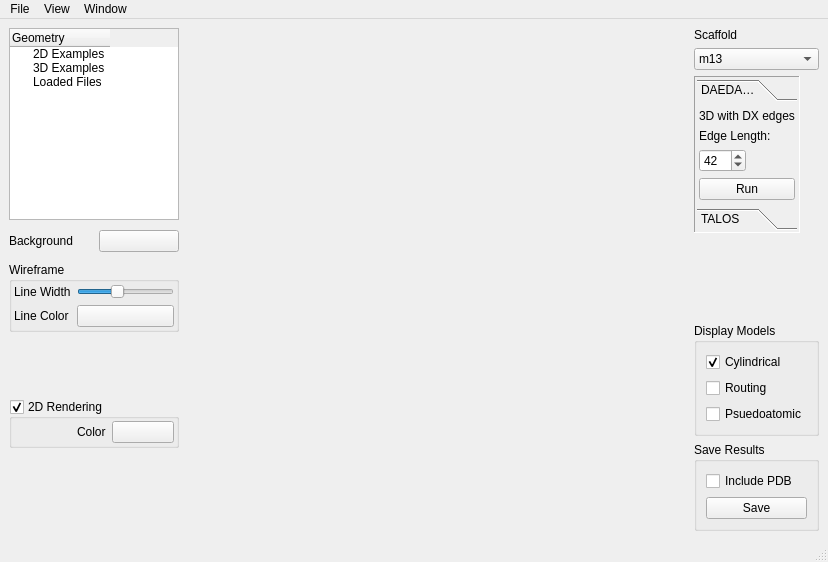
<?xml version="1.0" encoding="UTF-8"?>
<ui version="4.0">
 <class>AthenaMainWindow</class>
 <widget class="QMainWindow" name="AthenaMainWindow">
  <property name="geometry">
   <rect>
    <x>0</x>
    <y>0</y>
    <width>828</width>
    <height>562</height>
   </rect>
  </property>
  <property name="sizePolicy">
   <sizepolicy hsizetype="Maximum" vsizetype="Maximum">
    <horstretch>0</horstretch>
    <verstretch>0</verstretch>
   </sizepolicy>
  </property>
  <property name="windowTitle">
   <string>Athena</string>
  </property>
  <property name="statusTip">
   <string/>
  </property>
  <widget class="QWidget" name="centralwidget">
   <property name="sizePolicy">
    <sizepolicy hsizetype="MinimumExpanding" vsizetype="MinimumExpanding">
     <horstretch>0</horstretch>
     <verstretch>0</verstretch>
    </sizepolicy>
   </property>
   <layout class="QGridLayout" name="gridLayout">
    <item row="0" column="0">
     <layout class="QVBoxLayout" name="verticalLayout">
      <item>
       <layout class="QHBoxLayout" name="upperLayout">
        <item>
         <widget class="QWidget" name="inputSidebar" native="true">
          <layout class="QVBoxLayout" name="inputSidebarLayout" stretch="0,0,0,0,1">
           <property name="spacing">
            <number>10</number>
           </property>
           <property name="leftMargin">
            <number>0</number>
           </property>
           <property name="topMargin">
            <number>0</number>
           </property>
           <property name="rightMargin">
            <number>0</number>
           </property>
           <property name="bottomMargin">
            <number>0</number>
           </property>
           <item>
            <widget class="FileSelectionTreeWidget" name="geometryList">
             <property name="sizePolicy">
              <sizepolicy hsizetype="Maximum" vsizetype="Expanding">
               <horstretch>0</horstretch>
               <verstretch>0</verstretch>
              </sizepolicy>
             </property>
             <property name="maximumSize">
              <size>
               <width>180</width>
               <height>16777215</height>
              </size>
             </property>
             <property name="horizontalScrollBarPolicy">
              <enum>Qt::ScrollBarAsNeeded</enum>
             </property>
             <property name="editTriggers">
              <set>QAbstractItemView::NoEditTriggers</set>
             </property>
             <property name="showDropIndicator" stdset="0">
              <bool>false</bool>
             </property>
             <property name="textElideMode">
              <enum>Qt::ElideNone</enum>
             </property>
             <attribute name="headerShowSortIndicator" stdset="0">
              <bool>false</bool>
             </attribute>
             <attribute name="headerStretchLastSection">
              <bool>false</bool>
             </attribute>
             <column>
              <property name="text">
               <string>Geometry</string>
              </property>
             </column>
             <item>
              <property name="text">
               <string>2D Examples</string>
              </property>
              <property name="flags">
               <set>ItemIsEnabled</set>
              </property>
             </item>
             <item>
              <property name="text">
               <string>3D Examples</string>
              </property>
              <property name="flags">
               <set>ItemIsEnabled</set>
              </property>
             </item>
             <item>
              <property name="text">
               <string>Loaded Files</string>
              </property>
              <property name="statusTip">
               <string/>
              </property>
              <property name="whatsThis">
               <string>Load custom files by choosing Load from the File menu</string>
              </property>
              <property name="flags">
               <set>ItemIsEnabled</set>
              </property>
             </item>
            </widget>
           </item>
           <item>
            <layout class="QHBoxLayout" name="horizontalLayout_4">
             <property name="topMargin">
              <number>0</number>
             </property>
             <property name="bottomMargin">
              <number>0</number>
             </property>
             <item>
              <widget class="QLabel" name="label_3">
               <property name="text">
                <string>Background</string>
               </property>
              </widget>
             </item>
             <item>
              <widget class="ColorButton" name="bgColorButton">
               <property name="text">
                <string/>
               </property>
              </widget>
             </item>
            </layout>
           </item>
           <item>
            <widget class="QGroupBox" name="groupBox">
             <property name="sizePolicy">
              <sizepolicy hsizetype="Maximum" vsizetype="Preferred">
               <horstretch>0</horstretch>
               <verstretch>0</verstretch>
              </sizepolicy>
             </property>
             <property name="minimumSize">
              <size>
               <width>170</width>
               <height>0</height>
              </size>
             </property>
             <property name="title">
              <string>Wireframe</string>
             </property>
             <property name="flat">
              <bool>true</bool>
             </property>
             <layout class="QGridLayout" name="gridLayout_3">
              <property name="leftMargin">
               <number>2</number>
              </property>
              <property name="topMargin">
               <number>2</number>
              </property>
              <property name="rightMargin">
               <number>2</number>
              </property>
              <property name="bottomMargin">
               <number>2</number>
              </property>
              <item row="2" column="0">
               <widget class="QLabel" name="label_15">
                <property name="sizePolicy">
                 <sizepolicy hsizetype="Maximum" vsizetype="Preferred">
                  <horstretch>0</horstretch>
                  <verstretch>0</verstretch>
                 </sizepolicy>
                </property>
                <property name="text">
                 <string>Line Color</string>
                </property>
               </widget>
              </item>
              <item row="0" column="1">
               <widget class="QSlider" name="lineWidthSlider">
                <property name="sizePolicy">
                 <sizepolicy hsizetype="Minimum" vsizetype="Fixed">
                  <horstretch>0</horstretch>
                  <verstretch>0</verstretch>
                 </sizepolicy>
                </property>
                <property name="minimum">
                 <number>-10</number>
                </property>
                <property name="maximum">
                 <number>40</number>
                </property>
                <property name="value">
                 <number>10</number>
                </property>
                <property name="orientation">
                 <enum>Qt::Horizontal</enum>
                </property>
                <property name="invertedAppearance">
                 <bool>false</bool>
                </property>
               </widget>
              </item>
              <item row="2" column="1">
               <widget class="ColorButton" name="lineColorButton">
                <property name="sizePolicy">
                 <sizepolicy hsizetype="MinimumExpanding" vsizetype="Fixed">
                  <horstretch>0</horstretch>
                  <verstretch>0</verstretch>
                 </sizepolicy>
                </property>
                <property name="text">
                 <string/>
                </property>
               </widget>
              </item>
              <item row="0" column="0">
               <widget class="QLabel" name="label_2">
                <property name="sizePolicy">
                 <sizepolicy hsizetype="Maximum" vsizetype="Preferred">
                  <horstretch>0</horstretch>
                  <verstretch>0</verstretch>
                 </sizepolicy>
                </property>
                <property name="text">
                 <string>Line Width</string>
                </property>
               </widget>
              </item>
             </layout>
            </widget>
           </item>
           <item>
            <widget class="AutoResizingStackedWidget" name="renderControls">
             <property name="sizePolicy">
              <sizepolicy hsizetype="Fixed" vsizetype="Maximum">
               <horstretch>0</horstretch>
               <verstretch>0</verstretch>
              </sizepolicy>
             </property>
             <property name="frameShape">
              <enum>QFrame::NoFrame</enum>
             </property>
             <property name="currentIndex">
              <number>0</number>
             </property>
             <widget class="QWidget" name="controls_2D_container">
              <property name="sizePolicy">
               <sizepolicy hsizetype="Maximum" vsizetype="Expanding">
                <horstretch>0</horstretch>
                <verstretch>0</verstretch>
               </sizepolicy>
              </property>
              <property name="minimumSize">
               <size>
                <width>0</width>
                <height>0</height>
               </size>
              </property>
              <layout class="QHBoxLayout" name="horizontalLayout">
               <property name="spacing">
                <number>2</number>
               </property>
               <property name="leftMargin">
                <number>0</number>
               </property>
               <property name="topMargin">
                <number>0</number>
               </property>
               <property name="rightMargin">
                <number>0</number>
               </property>
               <property name="bottomMargin">
                <number>0</number>
               </property>
               <item>
                <widget class="QGroupBox" name="controls_2D">
                 <property name="sizePolicy">
                  <sizepolicy hsizetype="Maximum" vsizetype="Maximum">
                   <horstretch>1</horstretch>
                   <verstretch>0</verstretch>
                  </sizepolicy>
                 </property>
                 <property name="minimumSize">
                  <size>
                   <width>170</width>
                   <height>0</height>
                  </size>
                 </property>
                 <property name="styleSheet">
                  <string notr="true"/>
                 </property>
                 <property name="title">
                  <string>2D Rendering</string>
                 </property>
                 <property name="alignment">
                  <set>Qt::AlignLeading|Qt::AlignLeft|Qt::AlignTop</set>
                 </property>
                 <property name="flat">
                  <bool>true</bool>
                 </property>
                 <property name="checkable">
                  <bool>true</bool>
                 </property>
                 <layout class="QGridLayout" name="gridLayout_2" columnstretch="0,0,0">
                  <property name="leftMargin">
                   <number>2</number>
                  </property>
                  <property name="topMargin">
                   <number>2</number>
                  </property>
                  <property name="rightMargin">
                   <number>2</number>
                  </property>
                  <property name="bottomMargin">
                   <number>2</number>
                  </property>
                  <item row="0" column="2">
                   <widget class="ColorButton" name="flatColorButton">
                    <property name="sizePolicy">
                     <sizepolicy hsizetype="MinimumExpanding" vsizetype="Fixed">
                      <horstretch>0</horstretch>
                      <verstretch>0</verstretch>
                     </sizepolicy>
                    </property>
                    <property name="text">
                     <string/>
                    </property>
                   </widget>
                  </item>
                  <item row="0" column="1">
                   <widget class="QLabel" name="label_16">
                    <property name="text">
                     <string>Color</string>
                    </property>
                   </widget>
                  </item>
                  <item row="0" column="0">
                   <spacer name="horizontalSpacer">
                    <property name="orientation">
                     <enum>Qt::Horizontal</enum>
                    </property>
                    <property name="sizeHint" stdset="0">
                     <size>
                      <width>40</width>
                      <height>20</height>
                     </size>
                    </property>
                   </spacer>
                  </item>
                 </layout>
                </widget>
               </item>
              </layout>
             </widget>
             <widget class="QWidget" name="controls_3D_container">
              <property name="sizePolicy">
               <sizepolicy hsizetype="Fixed" vsizetype="Minimum">
                <horstretch>0</horstretch>
                <verstretch>0</verstretch>
               </sizepolicy>
              </property>
              <layout class="QHBoxLayout" name="horizontalLayout_2">
               <property name="spacing">
                <number>2</number>
               </property>
               <property name="leftMargin">
                <number>0</number>
               </property>
               <property name="topMargin">
                <number>0</number>
               </property>
               <property name="rightMargin">
                <number>0</number>
               </property>
               <property name="bottomMargin">
                <number>0</number>
               </property>
               <item>
                <widget class="QGroupBox" name="controls_3D">
                 <property name="sizePolicy">
                  <sizepolicy hsizetype="Fixed" vsizetype="Preferred">
                   <horstretch>0</horstretch>
                   <verstretch>0</verstretch>
                  </sizepolicy>
                 </property>
                 <property name="minimumSize">
                  <size>
                   <width>170</width>
                   <height>0</height>
                  </size>
                 </property>
                 <property name="title">
                  <string>3D Rendering</string>
                 </property>
                 <property name="alignment">
                  <set>Qt::AlignLeading|Qt::AlignLeft|Qt::AlignVCenter</set>
                 </property>
                 <property name="flat">
                  <bool>true</bool>
                 </property>
                 <property name="checkable">
                  <bool>true</bool>
                 </property>
                 <property name="checked">
                  <bool>true</bool>
                 </property>
                 <layout class="QGridLayout" name="gridLayout_4" rowstretch="0,0,0,0,0" columnstretch="0,0" columnminimumwidth="0,0">
                  <property name="sizeConstraint">
                   <enum>QLayout::SetDefaultConstraint</enum>
                  </property>
                  <property name="leftMargin">
                   <number>2</number>
                  </property>
                  <property name="topMargin">
                   <number>2</number>
                  </property>
                  <property name="rightMargin">
                   <number>2</number>
                  </property>
                  <property name="bottomMargin">
                   <number>2</number>
                  </property>
                  <item row="0" column="1">
                   <widget class="QSlider" name="alphaSlider">
                    <property name="sizePolicy">
                     <sizepolicy hsizetype="Maximum" vsizetype="Fixed">
                      <horstretch>0</horstretch>
                      <verstretch>0</verstretch>
                     </sizepolicy>
                    </property>
                    <property name="maximumSize">
                     <size>
                      <width>60</width>
                      <height>16777215</height>
                     </size>
                    </property>
                    <property name="maximum">
                     <number>255</number>
                    </property>
                    <property name="value">
                     <number>255</number>
                    </property>
                    <property name="orientation">
                     <enum>Qt::Horizontal</enum>
                    </property>
                    <property name="invertedAppearance">
                     <bool>true</bool>
                    </property>
                    <property name="invertedControls">
                     <bool>false</bool>
                    </property>
                   </widget>
                  </item>
                  <item row="1" column="0" rowspan="2">
                   <widget class="QLabel" name="label_14">
                    <property name="text">
                     <string>Light Direction</string>
                    </property>
                   </widget>
                  </item>
                  <item row="3" column="1">
                   <widget class="ColorButton" name="coolColorButton">
                    <property name="text">
                     <string/>
                    </property>
                   </widget>
                  </item>
                  <item row="1" column="1" rowspan="2">
                   <widget class="QDial" name="lightDial">
                    <property name="sizePolicy">
                     <sizepolicy hsizetype="Fixed" vsizetype="Fixed">
                      <horstretch>0</horstretch>
                      <verstretch>0</verstretch>
                     </sizepolicy>
                    </property>
                    <property name="minimumSize">
                     <size>
                      <width>40</width>
                      <height>40</height>
                     </size>
                    </property>
                    <property name="maximumSize">
                     <size>
                      <width>60</width>
                      <height>60</height>
                     </size>
                    </property>
                    <property name="minimum">
                     <number>-180</number>
                    </property>
                    <property name="maximum">
                     <number>180</number>
                    </property>
                    <property name="value">
                     <number>0</number>
                    </property>
                    <property name="orientation">
                     <enum>Qt::Horizontal</enum>
                    </property>
                    <property name="invertedAppearance">
                     <bool>true</bool>
                    </property>
                    <property name="wrapping">
                     <bool>true</bool>
                    </property>
                    <property name="notchTarget">
                     <double>7.700000000000000</double>
                    </property>
                    <property name="notchesVisible">
                     <bool>false</bool>
                    </property>
                   </widget>
                  </item>
                  <item row="0" column="0">
                   <widget class="QLabel" name="label_4">
                    <property name="text">
                     <string>Transparency</string>
                    </property>
                   </widget>
                  </item>
                  <item row="4" column="1">
                   <widget class="ColorButton" name="warmColorButton">
                    <property name="text">
                     <string/>
                    </property>
                   </widget>
                  </item>
                  <item row="3" column="0">
                   <widget class="QLabel" name="label_8">
                    <property name="text">
                     <string>Cool Color</string>
                    </property>
                   </widget>
                  </item>
                  <item row="4" column="0">
                   <widget class="QLabel" name="label_12">
                    <property name="text">
                     <string>Warm Color</string>
                    </property>
                   </widget>
                  </item>
                 </layout>
                </widget>
               </item>
              </layout>
             </widget>
            </widget>
           </item>
           <item>
            <spacer name="verticalSpacer">
             <property name="orientation">
              <enum>Qt::Vertical</enum>
             </property>
             <property name="sizeHint" stdset="0">
              <size>
               <width>20</width>
               <height>5</height>
              </size>
             </property>
            </spacer>
           </item>
          </layout>
         </widget>
        </item>
        <item>
         <widget class="QWidget" name="viewerWidget_dummy" native="true">
          <property name="sizePolicy">
           <sizepolicy hsizetype="Preferred" vsizetype="Preferred">
            <horstretch>1</horstretch>
            <verstretch>0</verstretch>
           </sizepolicy>
          </property>
         </widget>
        </item>
        <item>
         <widget class="QWidget" name="outputSidebar" native="true">
          <layout class="QVBoxLayout" name="outputSidebarLayout">
           <property name="leftMargin">
            <number>0</number>
           </property>
           <property name="topMargin">
            <number>0</number>
           </property>
           <property name="rightMargin">
            <number>0</number>
           </property>
           <property name="bottomMargin">
            <number>0</number>
           </property>
           <item>
            <layout class="QVBoxLayout" name="verticalLayout_5">
             <item>
              <widget class="QLabel" name="label_9">
               <property name="text">
                <string>Scaffold</string>
               </property>
              </widget>
             </item>
             <item>
              <widget class="QComboBox" name="scaffoldBox">
               <property name="sizePolicy">
                <sizepolicy hsizetype="Preferred" vsizetype="Fixed">
                 <horstretch>0</horstretch>
                 <verstretch>0</verstretch>
                </sizepolicy>
               </property>
               <property name="sizeAdjustPolicy">
                <enum>QComboBox::AdjustToContents</enum>
               </property>
               <item>
                <property name="text">
                 <string>m13</string>
                </property>
               </item>
              </widget>
             </item>
            </layout>
           </item>
           <item>
            <widget class="AutoResizingStackedWidget" name="toolControls">
             <property name="sizePolicy">
              <sizepolicy hsizetype="Maximum" vsizetype="Maximum">
               <horstretch>0</horstretch>
               <verstretch>0</verstretch>
              </sizepolicy>
             </property>
             <property name="frameShape">
              <enum>QFrame::Panel</enum>
             </property>
             <property name="frameShadow">
              <enum>QFrame::Sunken</enum>
             </property>
             <property name="currentIndex">
              <number>1</number>
             </property>
             <widget class="QWidget" name="tools_2D">
              <property name="sizePolicy">
               <sizepolicy hsizetype="Maximum" vsizetype="Maximum">
                <horstretch>0</horstretch>
                <verstretch>0</verstretch>
               </sizepolicy>
              </property>
              <layout class="QHBoxLayout" name="horizontalLayout_6">
               <property name="leftMargin">
                <number>2</number>
               </property>
               <property name="topMargin">
                <number>2</number>
               </property>
               <property name="rightMargin">
                <number>2</number>
               </property>
               <property name="bottomMargin">
                <number>2</number>
               </property>
               <item>
                <widget class="QToolBox" name="toolBox">
                 <property name="sizePolicy">
                  <sizepolicy hsizetype="Maximum" vsizetype="Maximum">
                   <horstretch>0</horstretch>
                   <verstretch>0</verstretch>
                  </sizepolicy>
                 </property>
                 <property name="frameShadow">
                  <enum>QFrame::Plain</enum>
                 </property>
                 <property name="currentIndex">
                  <number>0</number>
                 </property>
                 <widget class="QWidget" name="page">
                  <property name="geometry">
                   <rect>
                    <x>0</x>
                    <y>0</y>
                    <width>88</width>
                    <height>91</height>
                   </rect>
                  </property>
                  <property name="sizePolicy">
                   <sizepolicy hsizetype="Maximum" vsizetype="Maximum">
                    <horstretch>0</horstretch>
                    <verstretch>0</verstretch>
                   </sizepolicy>
                  </property>
                  <attribute name="label">
                   <string>PERDIX</string>
                  </attribute>
                  <layout class="QVBoxLayout" name="verticalLayout_3">
                   <property name="leftMargin">
                    <number>2</number>
                   </property>
                   <property name="topMargin">
                    <number>2</number>
                   </property>
                   <property name="rightMargin">
                    <number>2</number>
                   </property>
                   <property name="bottomMargin">
                    <number>2</number>
                   </property>
                   <item>
                    <widget class="QLabel" name="label_10">
                     <property name="text">
                      <string>2D with DX edges</string>
                     </property>
                    </widget>
                   </item>
                   <item>
                    <widget class="QLabel" name="label">
                     <property name="text">
                      <string>Edge Length:</string>
                     </property>
                    </widget>
                   </item>
                   <item>
                    <widget class="QSpinBox" name="perdixEdgeLengthSpinner">
                     <property name="sizePolicy">
                      <sizepolicy hsizetype="Maximum" vsizetype="Fixed">
                       <horstretch>0</horstretch>
                       <verstretch>0</verstretch>
                      </sizepolicy>
                     </property>
                     <property name="minimum">
                      <number>38</number>
                     </property>
                     <property name="maximum">
                      <number>126</number>
                     </property>
                     <property name="value">
                      <number>42</number>
                     </property>
                    </widget>
                   </item>
                   <item>
                    <widget class="QPushButton" name="perdixRunButton">
                     <property name="sizePolicy">
                      <sizepolicy hsizetype="Minimum" vsizetype="Fixed">
                       <horstretch>0</horstretch>
                       <verstretch>0</verstretch>
                      </sizepolicy>
                     </property>
                     <property name="text">
                      <string>Run</string>
                     </property>
                    </widget>
                   </item>
                  </layout>
                 </widget>
                 <widget class="QWidget" name="page_2">
                  <property name="geometry">
                   <rect>
                    <x>0</x>
                    <y>0</y>
                    <width>94</width>
                    <height>91</height>
                   </rect>
                  </property>
                  <property name="sizePolicy">
                   <sizepolicy hsizetype="Maximum" vsizetype="Ignored">
                    <horstretch>0</horstretch>
                    <verstretch>0</verstretch>
                   </sizepolicy>
                  </property>
                  <attribute name="label">
                   <string>METIS</string>
                  </attribute>
                  <layout class="QVBoxLayout" name="verticalLayout_8">
                   <property name="leftMargin">
                    <number>2</number>
                   </property>
                   <property name="topMargin">
                    <number>2</number>
                   </property>
                   <property name="rightMargin">
                    <number>2</number>
                   </property>
                   <property name="bottomMargin">
                    <number>2</number>
                   </property>
                   <item>
                    <widget class="QLabel" name="label_28">
                     <property name="text">
                      <string>2D with 6HB edges</string>
                     </property>
                    </widget>
                   </item>
                   <item>
                    <widget class="QLabel" name="label_32">
                     <property name="text">
                      <string>Edge Length:</string>
                     </property>
                    </widget>
                   </item>
                   <item>
                    <widget class="QSpinBox" name="metisEdgeLengthSpinner">
                     <property name="sizePolicy">
                      <sizepolicy hsizetype="Maximum" vsizetype="Fixed">
                       <horstretch>0</horstretch>
                       <verstretch>0</verstretch>
                      </sizepolicy>
                     </property>
                     <property name="correctionMode">
                      <enum>QAbstractSpinBox::CorrectToNearestValue</enum>
                     </property>
                     <property name="minimum">
                      <number>42</number>
                     </property>
                     <property name="maximum">
                      <number>126</number>
                     </property>
                     <property name="singleStep">
                      <number>1</number>
                     </property>
                    </widget>
                   </item>
                   <item>
                    <widget class="QPushButton" name="metisRunButton">
                     <property name="text">
                      <string>Run</string>
                     </property>
                    </widget>
                   </item>
                  </layout>
                 </widget>
                </widget>
               </item>
              </layout>
             </widget>
             <widget class="QWidget" name="tools_3D">
              <property name="sizePolicy">
               <sizepolicy hsizetype="Minimum" vsizetype="Ignored">
                <horstretch>0</horstretch>
                <verstretch>0</verstretch>
               </sizepolicy>
              </property>
              <layout class="QHBoxLayout" name="horizontalLayout_8">
               <property name="leftMargin">
                <number>2</number>
               </property>
               <property name="topMargin">
                <number>2</number>
               </property>
               <property name="rightMargin">
                <number>2</number>
               </property>
               <property name="bottomMargin">
                <number>2</number>
               </property>
               <item>
                <widget class="QToolBox" name="toolBox_2">
                 <property name="sizePolicy">
                  <sizepolicy hsizetype="Minimum" vsizetype="Preferred">
                   <horstretch>0</horstretch>
                   <verstretch>0</verstretch>
                  </sizepolicy>
                 </property>
                 <property name="currentIndex">
                  <number>0</number>
                 </property>
                 <widget class="QWidget" name="page_4">
                  <property name="geometry">
                   <rect>
                    <x>0</x>
                    <y>0</y>
                    <width>88</width>
                    <height>91</height>
                   </rect>
                  </property>
                  <attribute name="label">
                   <string>DAEDALUS</string>
                  </attribute>
                  <layout class="QVBoxLayout" name="verticalLayout_10">
                   <property name="leftMargin">
                    <number>2</number>
                   </property>
                   <property name="topMargin">
                    <number>2</number>
                   </property>
                   <property name="rightMargin">
                    <number>2</number>
                   </property>
                   <property name="bottomMargin">
                    <number>2</number>
                   </property>
                   <item>
                    <widget class="QLabel" name="label_23">
                     <property name="text">
                      <string>3D with DX edges</string>
                     </property>
                    </widget>
                   </item>
                   <item>
                    <widget class="QLabel" name="label_26">
                     <property name="text">
                      <string>Edge Length:</string>
                     </property>
                    </widget>
                   </item>
                   <item>
                    <widget class="QSpinBox" name="daedalusEdgeLengthSpinner">
                     <property name="sizePolicy">
                      <sizepolicy hsizetype="Maximum" vsizetype="Fixed">
                       <horstretch>0</horstretch>
                       <verstretch>0</verstretch>
                      </sizepolicy>
                     </property>
                     <property name="minimum">
                      <number>38</number>
                     </property>
                     <property name="maximum">
                      <number>126</number>
                     </property>
                     <property name="value">
                      <number>42</number>
                     </property>
                    </widget>
                   </item>
                   <item>
                    <widget class="QPushButton" name="daedalusRunButton">
                     <property name="sizePolicy">
                      <sizepolicy hsizetype="Minimum" vsizetype="Fixed">
                       <horstretch>0</horstretch>
                       <verstretch>0</verstretch>
                      </sizepolicy>
                     </property>
                     <property name="text">
                      <string>Run</string>
                     </property>
                     <property name="flat">
                      <bool>false</bool>
                     </property>
                    </widget>
                   </item>
                  </layout>
                 </widget>
                 <widget class="QWidget" name="page_3">
                  <property name="geometry">
                   <rect>
                    <x>0</x>
                    <y>0</y>
                    <width>94</width>
                    <height>181</height>
                   </rect>
                  </property>
                  <attribute name="label">
                   <string>TALOS</string>
                  </attribute>
                  <layout class="QVBoxLayout" name="verticalLayout_9">
                   <property name="leftMargin">
                    <number>2</number>
                   </property>
                   <property name="topMargin">
                    <number>2</number>
                   </property>
                   <property name="rightMargin">
                    <number>2</number>
                   </property>
                   <property name="bottomMargin">
                    <number>2</number>
                   </property>
                   <item>
                    <widget class="QLabel" name="label_11">
                     <property name="text">
                      <string>3D with 6HB edges</string>
                     </property>
                    </widget>
                   </item>
                   <item>
                    <widget class="QLabel" name="label_5">
                     <property name="text">
                      <string>Edge Section:</string>
                     </property>
                    </widget>
                   </item>
                   <item>
                    <widget class="QComboBox" name="talosEdgeSectionBox">
                     <property name="sizePolicy">
                      <sizepolicy hsizetype="Maximum" vsizetype="Fixed">
                       <horstretch>0</horstretch>
                       <verstretch>0</verstretch>
                      </sizepolicy>
                     </property>
                     <item>
                      <property name="text">
                       <string>6HB - Inner</string>
                      </property>
                     </item>
                     <item>
                      <property name="text">
                       <string>6HB - Middle</string>
                      </property>
                     </item>
                    </widget>
                   </item>
                   <item>
                    <widget class="QLabel" name="label_7">
                     <property name="text">
                      <string>Edge Length:</string>
                     </property>
                    </widget>
                   </item>
                   <item>
                    <widget class="QSpinBox" name="talosEdgeLengthSpinner">
                     <property name="sizePolicy">
                      <sizepolicy hsizetype="Maximum" vsizetype="Fixed">
                       <horstretch>0</horstretch>
                       <verstretch>0</verstretch>
                      </sizepolicy>
                     </property>
                     <property name="correctionMode">
                      <enum>QAbstractSpinBox::CorrectToNearestValue</enum>
                     </property>
                     <property name="minimum">
                      <number>42</number>
                     </property>
                     <property name="maximum">
                      <number>126</number>
                     </property>
                     <property name="singleStep">
                      <number>21</number>
                     </property>
                    </widget>
                   </item>
                   <item>
                    <widget class="QLabel" name="label_6">
                     <property name="text">
                      <string>Vertex Design:</string>
                     </property>
                    </widget>
                   </item>
                   <item>
                    <widget class="QComboBox" name="talosVertexDesignBox">
                     <item>
                      <property name="text">
                       <string>Flat</string>
                      </property>
                     </item>
                     <item>
                      <property name="text">
                       <string>Mitered</string>
                      </property>
                     </item>
                    </widget>
                   </item>
                   <item>
                    <widget class="QPushButton" name="talosRunButton">
                     <property name="text">
                      <string>Run</string>
                     </property>
                    </widget>
                   </item>
                  </layout>
                 </widget>
                </widget>
               </item>
              </layout>
             </widget>
            </widget>
           </item>
           <item>
            <spacer name="verticalSpacer_5">
             <property name="orientation">
              <enum>Qt::Vertical</enum>
             </property>
             <property name="sizeHint" stdset="0">
              <size>
               <width>20</width>
               <height>40</height>
              </size>
             </property>
            </spacer>
           </item>
           <item>
            <widget class="QGroupBox" name="showResultsBox">
             <property name="title">
              <string>Display Models</string>
             </property>
             <layout class="QGridLayout" name="gridLayout_5">
              <item row="0" column="0">
               <widget class="QCheckBox" name="displayCylinderBox">
                <property name="text">
                 <string>Cylindrical</string>
                </property>
                <property name="checked">
                 <bool>true</bool>
                </property>
               </widget>
              </item>
              <item row="1" column="0">
               <widget class="QCheckBox" name="displayRoutingBox">
                <property name="text">
                 <string>Routing</string>
                </property>
                <property name="checked">
                 <bool>false</bool>
                </property>
               </widget>
              </item>
              <item row="2" column="0">
               <widget class="QCheckBox" name="displayPAtomBox">
                <property name="text">
                 <string>Psuedoatomic</string>
                </property>
               </widget>
              </item>
             </layout>
            </widget>
           </item>
           <item>
            <widget class="QGroupBox" name="saveResultsBox">
             <property name="title">
              <string>Save Results</string>
             </property>
             <layout class="QGridLayout" name="gridLayout_6">
              <item row="1" column="0">
               <widget class="QPushButton" name="saveButton">
                <property name="text">
                 <string>Save</string>
                </property>
               </widget>
              </item>
              <item row="0" column="0">
               <widget class="QCheckBox" name="includePDBBox">
                <property name="text">
                 <string>Include PDB</string>
                </property>
               </widget>
              </item>
             </layout>
            </widget>
           </item>
          </layout>
         </widget>
        </item>
       </layout>
      </item>
     </layout>
    </item>
   </layout>
  </widget>
  <widget class="QMenuBar" name="menubar">
   <property name="geometry">
    <rect>
     <x>0</x>
     <y>0</y>
     <width>828</width>
     <height>21</height>
    </rect>
   </property>
   <widget class="QMenu" name="menuAthena">
    <property name="title">
     <string>File</string>
    </property>
    <addaction name="actionAbout"/>
    <addaction name="separator"/>
    <addaction name="actionOpen"/>
    <addaction name="actionAddScaffold"/>
    <addaction name="separator"/>
    <addaction name="actionQuit"/>
   </widget>
   <widget class="QMenu" name="menuView">
    <property name="title">
     <string>View</string>
    </property>
    <property name="separatorsCollapsible">
     <bool>false</bool>
    </property>
    <addaction name="actionResetViewerOptions"/>
    <addaction name="actionShowLogWindow"/>
    <addaction name="separator"/>
    <addaction name="actionOverlayResults"/>
    <addaction name="actionSeparateResults"/>
   </widget>
   <widget class="QMenu" name="menuWindow">
    <property name="title">
     <string>Window</string>
    </property>
    <addaction name="actionShowInputSidebar"/>
    <addaction name="actionShowOutputSidebar"/>
   </widget>
   <addaction name="menuAthena"/>
   <addaction name="menuView"/>
   <addaction name="menuWindow"/>
  </widget>
  <widget class="QStatusBar" name="statusbar"/>
  <action name="actionOpen">
   <property name="enabled">
    <bool>true</bool>
   </property>
   <property name="text">
    <string>Open...</string>
   </property>
   <property name="shortcut">
    <string/>
   </property>
  </action>
  <action name="actionQuit">
   <property name="text">
    <string>Quit</string>
   </property>
   <property name="shortcut">
    <string/>
   </property>
  </action>
  <action name="actionAddScaffold">
   <property name="text">
    <string>Add Scaffold File...</string>
   </property>
  </action>
  <action name="actionShowLogWindow">
   <property name="checkable">
    <bool>true</bool>
   </property>
   <property name="text">
    <string>Show Log Window</string>
   </property>
  </action>
  <action name="actionResetViewerOptions">
   <property name="text">
    <string>Reset Viewer Options</string>
   </property>
  </action>
  <action name="actionShowInputSidebar">
   <property name="checkable">
    <bool>true</bool>
   </property>
   <property name="checked">
    <bool>true</bool>
   </property>
   <property name="text">
    <string>Show Input Sidebar</string>
   </property>
  </action>
  <action name="actionShowOutputSidebar">
   <property name="checkable">
    <bool>true</bool>
   </property>
   <property name="checked">
    <bool>true</bool>
   </property>
   <property name="text">
    <string>Show Output Sidebar</string>
   </property>
  </action>
  <action name="actionOverlayResults">
   <property name="checkable">
    <bool>true</bool>
   </property>
   <property name="checked">
    <bool>true</bool>
   </property>
   <property name="text">
    <string>Overlay Results</string>
   </property>
  </action>
  <action name="actionSeparateResults">
   <property name="checkable">
    <bool>true</bool>
   </property>
   <property name="text">
    <string>Separate Results</string>
   </property>
  </action>
  <action name="actionAbout">
   <property name="text">
    <string>About Athena</string>
   </property>
  </action>
 </widget>
 <customwidgets>
  <customwidget>
   <class>AutoResizingStackedWidget</class>
   <extends>QStackedWidget</extends>
   <header>mainwindow.py</header>
   <container>1</container>
  </customwidget>
  <customwidget>
   <class>FileSelectionTreeWidget</class>
   <extends>QTreeWidget</extends>
   <header>mainwindow.py</header>
  </customwidget>
  <customwidget>
   <class>ColorButton</class>
   <extends>QPushButton</extends>
   <header>mainwindow.py</header>
  </customwidget>
 </customwidgets>
 <resources/>
 <connections/>
</ui>
